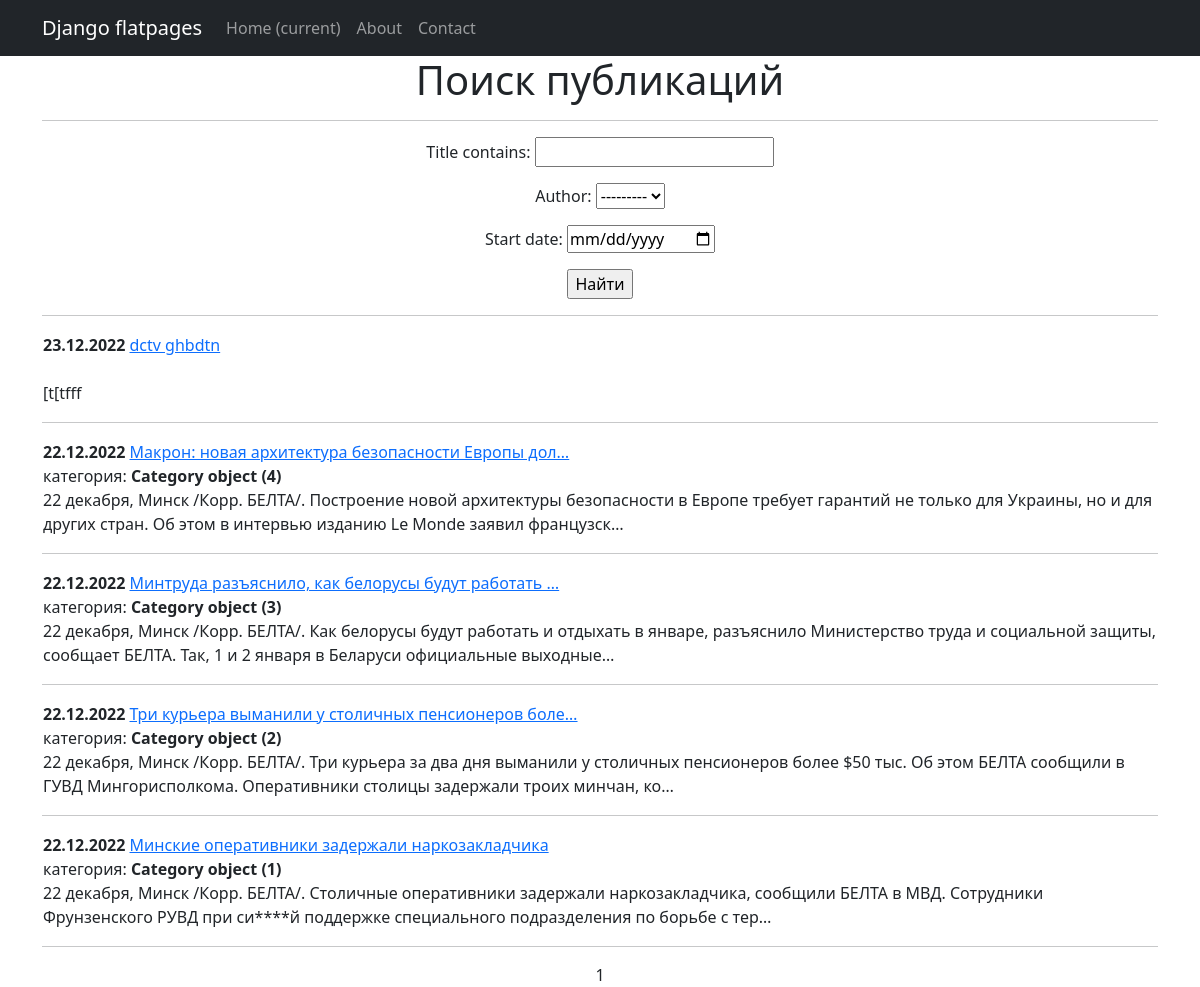
/posts/search/, run on the app's committed database.
### news/models.py (models this page shows, shortened)
class Posts(models.Model):
    author = models.ForeignKey(Author, on_delete = models.CASCADE)
    option = models.CharField(max_length = 2,
                              choices = OPTIONS,
                              default = news)
    dt_of_publication = models.DateTimeField(auto_now_add = True)
    title = models.CharField(max_length = 150)
    text = models.CharField(max_length = 10000)
    rate_post = models.IntegerField(default=0)
    category = models.ManyToManyField(Category, through = 'PostCategory')
    @property
    def post_rating(self):
        return self.rate_post

class Category(models.Model):
    name = models.CharField(max_length = 30, unique = True)

### news/views.py (the view)
# urls.py: path('search/', PostSearch.as_view(), name='search'),
class PostSearch(ListView):
    model = Posts
    template_name = 'search.html'
    context_object_name = 'posts'
    ordering = '-dt_of_publication'
    paginate_by = 5
    def get_queryset(self):
        queryset = super().get_queryset()
        self.filterset = PostFilter(self.request.GET, queryset)
        return self.filterset.qs
    def get_context_data(self, **kwargs):
        context = super().get_context_data(**kwargs)
        context['filterset'] = self.filterset
        return context

### news/models.py (called while the page is built)
    def __str__(self):
        return f'{self.name}'

### news/templatetags/custom_filters.py (called while the page is built)
@register.filter()
def censor(value):
    for word in words_censor:
        value = value.replace(word[1:], '*' * len(word[1:]))
    return value

### templates/search.html (shortened to what this page needs)
{% extends 'flatpages/default.html' %}
{% load custom_filters %}
{% block content %}
    <h1>Поиск публикаций</h1>
    <hr>
    <form action="" method="get">
        {{ filterset.form.as_p }}
        <input type="submit" value="Найти" />
    </form>
    <hr>
    {% if posts %}
        {% for post in posts %}
        <table border = 0 width = 100%>
            <tr>
                <td align="left">
                    <b>{{ post.dt_of_publication|date:'d.m.Y' }}</b>
                    <a href="/news/{{post.pk}}">{{ post.title|truncatechars:50|censor }}</a>
                    <br>
                    {% for cat in post.category.all %}
                    категория: <b>{{ cat }}</b>
                    {% endfor %}
                    <br>
                    {{ post.text|truncatechars:200|censor }}
                </td>
            </tr>
        </table>
        <hr>
        {% endfor %}
    {% else %}
        <h2>Новостей нет</h2>
    {% endif %}
   {{ page_obj.number }}
{% endblock content %}

### templates/flatpages/default.html (shortened to what this page needs)
<!DOCTYPE html>
<html lang="en">
    <head>
        {% load static %}
        <link href="{% static 'css/styles.css' %}" rel="stylesheet" />
    </head>
    <body>
        <nav class="navbar navbar-expand-lg navbar-dark bg-dark static-top">
            <div class="container">
                <a class="navbar-brand" href="#">Django flatpages</a>
                <div class="collapse navbar-collapse" id="navbarResponsive">
                    <ul class="navbar-nav ml-auto">
                        <li class="nav-item active">
                            <a class="nav-link" href="#">Home
                                <span class="sr-only">(current)</span>
                            </a>
                        </li>
                        <li class="nav-item">
                            <a class="nav-link" href="/about/">About</a>
                        </li>
                        <li class="nav-item">
                            <a class="nav-link" href="/contacts/">Contact</a>
                        </li>
                    </ul>
                </div>
            </div>
        </nav>
        <div class="container">
            <div class="row">
                <div class="col-lg-12 text-center">
                     {% block content %}{% endblock content %}
                </div>
             </div>
        </div>
    </body>
</html>

### data on the page
Posts: dt_of_publication "23.12.2022", title|censor "dctv ghbdtn", text|censor "[t[tfff"
Posts: dt_of_publication "22.12.2022", title|censor "Макрон: новая архитектура безопасности Европы дол…", text|censor "22 декабря, Минск /Корр. БЕЛТА/. Построение новой архитектуры безопасности в Европе требует гарантий не только для Украины, но и для других стран. Об этом в интервью изданию Le Monde заявил французск…"
Category: id "Category object (4)"
Posts: dt_of_publication "22.12.2022", title|censor "Минтруда разъяснило, как белорусы будут работать …", text|censor "22 декабря, Минск /Корр. БЕЛТА/. Как белорусы будут работать и отдыхать в январе, разъяснило Министерство труда и социальной защиты, сообщает БЕЛТА. Так, 1 и 2 января в Беларуси официальные выходные…"
Category: id "Category object (3)"
Posts: dt_of_publication "22.12.2022", title|censor "Три курьера выманили у столичных пенсионеров боле…", text|censor "22 декабря, Минск /Корр. БЕЛТА/. Три курьера за два дня выманили у столичных пенсионеров более $50 тыс. Об этом БЕЛТА сообщили в ГУВД Мингорисполкома. Оперативники столицы задержали троих минчан, ко…"
Category: id "Category object (2)"
Posts: dt_of_publication "22.12.2022", title|censor "Минские оперативники задержали наркозакладчика", text|censor "22 декабря, Минск /Корр. БЕЛТА/. Столичные оперативники задержали наркозакладчика, сообщили БЕЛТА в МВД. Сотрудники Фрунзенского РУВД при си****й поддержке специального подразделения по борьбе с тер…"
Category: id "Category object (1)"

### other printed values
{{ page_obj.number }} "1"
